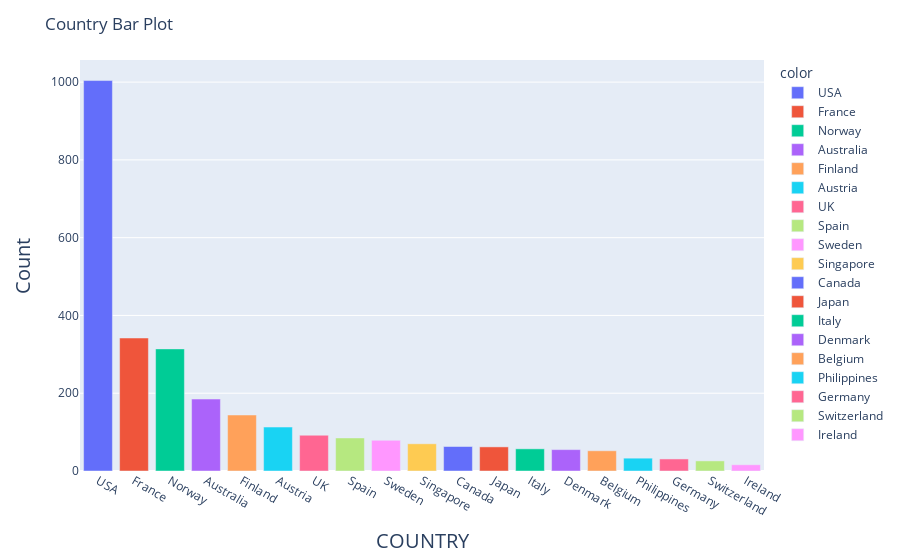

Source (notebook cell):
### Code cell
def barplot_visualization(x):
    '''
    Function to visulize the count of items in a given column
    '''
    #fig = plt.figure(figsize=(12,6))
    fig = px.bar(x=sales_df[x].unique(), y=sales_df[x].value_counts(), height=600, color=sales_df[x].unique(),
                 labels={x:x}
                )
    fig.update_layout(yaxis=dict(title_text='Count', titlefont=dict(size=20)), 
                      xaxis=dict(title_text=x, titlefont=dict(size=20)),
                      title_text=x[0]+ x[1:].lower() +' Bar Plot'
                     )
    fig.show()
g = barplot_visualization('COUNTRY')

### Figure 1 — Plotly figure (JSON) as saved in the notebook; plotly's stock layout.template omitted (floating-point values rounded to 4 significant figures)
{"data": [{"alignmentgroup": "True", "hovertemplate": "color=USA<br>x=%{x}<br>y=%{y}<extra></extra>", "legendgroup": "USA", "marker": {"color": "#636efa", "pattern": {"shape": ""}}, "name": "USA", "offsetgroup": "USA", "orientation": "v", "showlegend": true, "textposition": "auto", "type": "bar", "x": ["USA"], "xaxis": "x", "y": [1004], "yaxis": "y"}, {"alignmentgroup": "True", "hovertemplate": "color=France<br>x=%{x}<br>y=%{y}<extra></extra>", "legendgroup": "France", "marker": {"color": "#EF553B", "pattern": {"shape": ""}}, "name": "France", "offsetgroup": "France", "orientation": "v", "showlegend": true, "textposition": "auto", "type": "bar", "x": ["France"], "xaxis": "x", "y": [342], "yaxis": "y"}, {"alignmentgroup": "True", "hovertemplate": "color=Norway<br>x=%{x}<br>y=%{y}<extra></extra>", "legendgroup": "Norway", "marker": {"color": "#00cc96", "pattern": {"shape": ""}}, "name": "Norway", "offsetgroup": "Norway", "orientation": "v", "showlegend": true, "textposition": "auto", "type": "bar", "x": ["Norway"], "xaxis": "x", "y": [314], "yaxis": "y"}, {"alignmentgroup": "True", "hovertemplate": "color=Australia<br>x=%{x}<br>y=%{y}<extra></extra>", "legendgroup": "Australia", "marker": {"color": "#ab63fa", "pattern": {"shape": ""}}, "name": "Australia", "offsetgroup": "Australia", "orientation": "v", "showlegend": true, "textposition": "auto", "type": "bar", "x": ["Australia"], "xaxis": "x", "y": [185], "yaxis": "y"}, {"alignmentgroup": "True", "hovertemplate": "color=Finland<br>x=%{x}<br>y=%{y}<extra></extra>", "legendgroup": "Finland", "marker": {"color": "#FFA15A", "pattern": {"shape": ""}}, "name": "Finland", "offsetgroup": "Finland", "orientation": "v", "showlegend": true, "textposition": "auto", "type": "bar", "x": ["Finland"], "xaxis": "x", "y": [144], "yaxis": "y"}, {"alignmentgroup": "True", "hovertemplate": "color=Austria<br>x=%{x}<br>y=%{y}<extra></extra>", "legendgroup": "Austria", "marker": {"color": "#19d3f3", "pattern": {"shape": ""}}, "name": "Austria", "offsetgroup": "Austria", "orientation": "v", "showlegend": true, "textposition": "auto", "type": "bar", "x": ["Austria"], "xaxis": "x", "y": [113], "yaxis": "y"}, {"alignmentgroup": "True", "hovertemplate": "color=UK<br>x=%{x}<br>y=%{y}<extra></extra>", "legendgroup": "UK", "marker": {"color": "#FF6692", "pattern": {"shape": ""}}, "name": "UK", "offsetgroup": "UK", "orientation": "v", "showlegend": true, "textposition": "auto", "type": "bar", "x": ["UK"], "xaxis": "x", "y": [92], "yaxis": "y"}, {"alignmentgroup": "True", "hovertemplate": "color=Spain<br>x=%{x}<br>y=%{y}<extra></extra>", "legendgroup": "Spain", "marker": {"color": "#B6E880", "pattern": {"shape": ""}}, "name": "Spain", "offsetgroup": "Spain", "orientation": "v", "showlegend": true, "textposition": "auto", "type": "bar", "x": ["Spain"], "xaxis": "x", "y": [85], "yaxis": "y"}, {"alignmentgroup": "True", "hovertemplate": "color=Sweden<br>x=%{x}<br>y=%{y}<extra></extra>", "legendgroup": "Sweden", "marker": {"color": "#FF97FF", "pattern": {"shape": ""}}, "name": "Sweden", "offsetgroup": "Sweden", "orientation": "v", "showlegend": true, "textposition": "auto", "type": "bar", "x": ["Sweden"], "xaxis": "x", "y": [79], "yaxis": "y"}, {"alignmentgroup": "True", "hovertemplate": "color=Singapore<br>x=%{x}<br>y=%{y}<extra></extra>", "legendgroup": "Singapore", "marker": {"color": "#FECB52", "pattern": {"shape": ""}}, "name": "Singapore", "offsetgroup": "Singapore", "orientation": "v", "showlegend": true, "textposition": "auto", "type": "bar", "x": ["Singapore"], "xaxis": "x", "y": [70], "yaxis": "y"}, {"alignmentgroup": "True", "hovertemplate": "color=Canada<br>x=%{x}<br>y=%{y}<extra></extra>", "legendgroup": "Canada", "marker": {"color": "#636efa", "pattern": {"shape": ""}}, "name": "Canada", "offsetgroup": "Canada", "orientation": "v", "showlegend": true, "textposition": "auto", "type": "bar", "x": ["Canada"], "xaxis": "x", "y": [63], "yaxis": "y"}, {"alignmentgroup": "True", "hovertemplate": "color=Japan<br>x=%{x}<br>y=%{y}<extra></extra>", "legendgroup": "Japan", "marker": {"color": "#EF553B", "pattern": {"shape": ""}}, "name": "Japan", "offsetgroup": "Japan", "orientation": "v", "showlegend": true, "textposition": "auto", "type": "bar", "x": ["Japan"], "xaxis": "x", "y": [62], "yaxis": "y"}, {"alignmentgroup": "True", "hovertemplate": "color=Italy<br>x=%{x}<br>y=%{y}<extra></extra>", "legendgroup": "Italy", "marker": {"color": "#00cc96", "pattern": {"shape": ""}}, "name": "Italy", "offsetgroup": "Italy", "orientation": "v", "showlegend": true, "textposition": "auto", "type": "bar", "x": ["Italy"], "xaxis": "x", "y": [57], "yaxis": "y"}, {"alignmentgroup": "True", "hovertemplate": "color=Denmark<br>x=%{x}<br>y=%{y}<extra></extra>", "legendgroup": "Denmark", "marker": {"color": "#ab63fa", "pattern": {"shape": ""}}, "name": "Denmark", "offsetgroup": "Denmark", "orientation": "v", "showlegend": true, "textposition": "auto", "type": "bar", "x": ["Denmark"], "xaxis": "x", "y": [55], "yaxis": "y"}, {"alignmentgroup": "True", "hovertemplate": "color=Belgium<br>x=%{x}<br>y=%{y}<extra></extra>", "legendgroup": "Belgium", "marker": {"color": "#FFA15A", "pattern": {"shape": ""}}, "name": "Belgium", "offsetgroup": "Belgium", "orientation": "v", "showlegend": true, "textposition": "auto", "type": "bar", "x": ["Belgium"], "xaxis": "x", "y": [52], "yaxis": "y"}, {"alignmentgroup": "True", "hovertemplate": "color=Philippines<br>x=%{x}<br>y=%{y}<extra></extra>", "legendgroup": "Philippines", "marker": {"color": "#19d3f3", "pattern": {"shape": ""}}, "name": "Philippines", "offsetgroup": "Philippines", "orientation": "v", "showlegend": true, "textposition": "auto", "type": "bar", "x": ["Philippines"], "xaxis": "x", "y": [33], "yaxis": "y"}, {"alignmentgroup": "True", "hovertemplate": "color=Germany<br>x=%{x}<br>y=%{y}<extra></extra>", "legendgroup": "Germany", "marker": {"color": "#FF6692", "pattern": {"shape": ""}}, "name": "Germany", "offsetgroup": "Germany", "orientation": "v", "showlegend": true, "textposition": "auto", "type": "bar", "x": ["Germany"], "xaxis": "x", "y": [31], "yaxis": "y"}, {"alignmentgroup": "True", "hovertemplate": "color=Switzerland<br>x=%{x}<br>y=%{y}<extra></extra>", "legendgroup": "Switzerland", "marker": {"color": "#B6E880", "pattern": {"shape": ""}}, "name": "Switzerland", "offsetgroup": "Switzerland", "orientation": "v", "showlegend": true, "textposition": "auto", "type": "bar", "x": ["Switzerland"], "xaxis": "x", "y": [26], "yaxis": "y"}, {"alignmentgroup": "True", "hovertemplate": "color=Ireland<br>x=%{x}<br>y=%{y}<extra></extra>", "legendgroup": "Ireland", "marker": {"color": "#FF97FF", "pattern": {"shape": ""}}, "name": "Ireland", "offsetgroup": "Ireland", "orientation": "v", "showlegend": true, "textposition": "auto", "type": "bar", "x": ["Ireland"], "xaxis": "x", "y": [16], "yaxis": "y"}], "layout": {"autosize": true, "barmode": "relative", "legend": {"title": {"text": "color"}, "tracegroupgap": 0}, "margin": {"t": 60}, "title": {"text": "Country Bar Plot"}, "xaxis": {"anchor": "y", "autorange": true, "domain": [0, 1], "range": [-0.5, 18.5], "title": {"font": {"size": 20}, "text": "COUNTRY"}, "type": "category"}, "yaxis": {"anchor": "x", "autorange": true, "domain": [0, 1], "range": [0, 1057.0], "title": {"font": {"size": 20}, "text": "Count"}, "type": "linear"}}}
